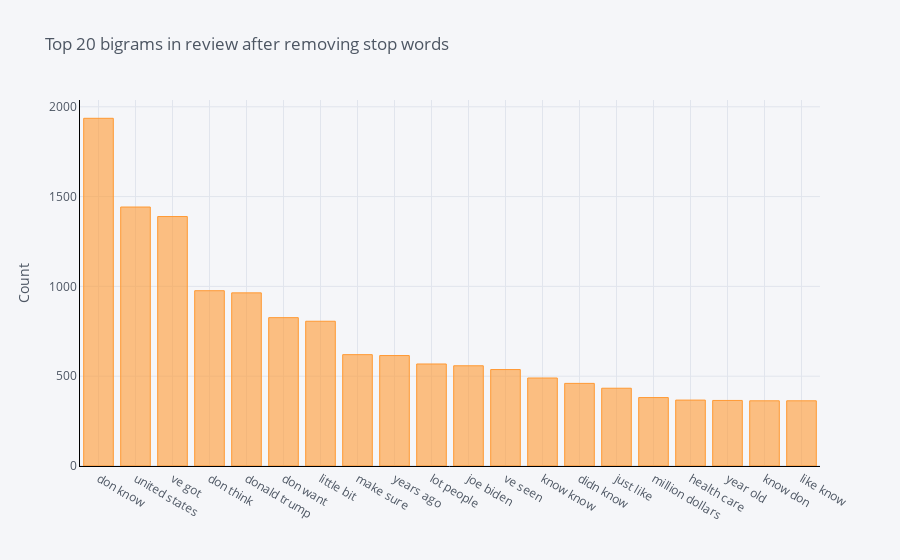

The notebook cell this image was saved under:
### Markdown cell above
## The distribution of top bigrams after removing stop words

### Code cell
def get_top_n_bigram(corpus, n=None):
    vec = CountVectorizer(ngram_range=(2, 2), stop_words='english').fit(corpus)
    bag_of_words = vec.transform(corpus)
    sum_words = bag_of_words.sum(axis=0) 
    words_freq = [(word, sum_words[0, idx]) for word, idx in vec.vocabulary_.items()]
    words_freq =sorted(words_freq, key = lambda x: x[1], reverse=True)
    return words_freq[:n]
common_words = get_top_n_bigram(df['text'], 20)
df4 = pd.DataFrame(common_words, columns = ['text' , 'count'])
df4
df4.groupby('text').sum()['count'].sort_values(ascending=False).iplot(
    kind='bar', yTitle='Count', linecolor='black', title='Top 20 bigrams in review after removing stop words')

### Figure 1 — Plotly figure (JSON) as saved in the notebook; plotly's stock layout.template omitted (floating-point values rounded to 4 significant figures)
{"data": [{"marker": {"color": "rgba(255, 153, 51, 0.6)", "line": {"color": "rgba(255, 153, 51, 1.0)", "width": 1}}, "name": "count", "orientation": "v", "text": "", "type": "bar", "x": ["don know", "united states", "ve got", "don think", "donald trump", "don want", "little bit", "make sure", "years ago", "lot people", "joe biden", "ve seen", "know know", "didn know", "just like", "million dollars", "health care", "year old", "know don", "like know"], "y": [1936, 1442, 1389, 976, 964, 826, 806, 620, 615, 568, 558, 537, 490, 460, 433, 381, 367, 365, 363, 363]}], "layout": {"legend": {"bgcolor": "#F5F6F9", "font": {"color": "#4D5663"}}, "paper_bgcolor": "#F5F6F9", "plot_bgcolor": "#F5F6F9", "title": {"font": {"color": "#4D5663"}, "text": "Top 20 bigrams in review after removing stop words"}, "xaxis": {"gridcolor": "#E1E5ED", "linecolor": "black", "showgrid": true, "tickfont": {"color": "#4D5663"}, "title": {"font": {"color": "#4D5663"}, "text": ""}, "zerolinecolor": "#E1E5ED"}, "yaxis": {"gridcolor": "#E1E5ED", "linecolor": "black", "showgrid": true, "tickfont": {"color": "#4D5663"}, "title": {"font": {"color": "#4D5663"}, "text": "Count"}, "zerolinecolor": "#E1E5ED"}}}
